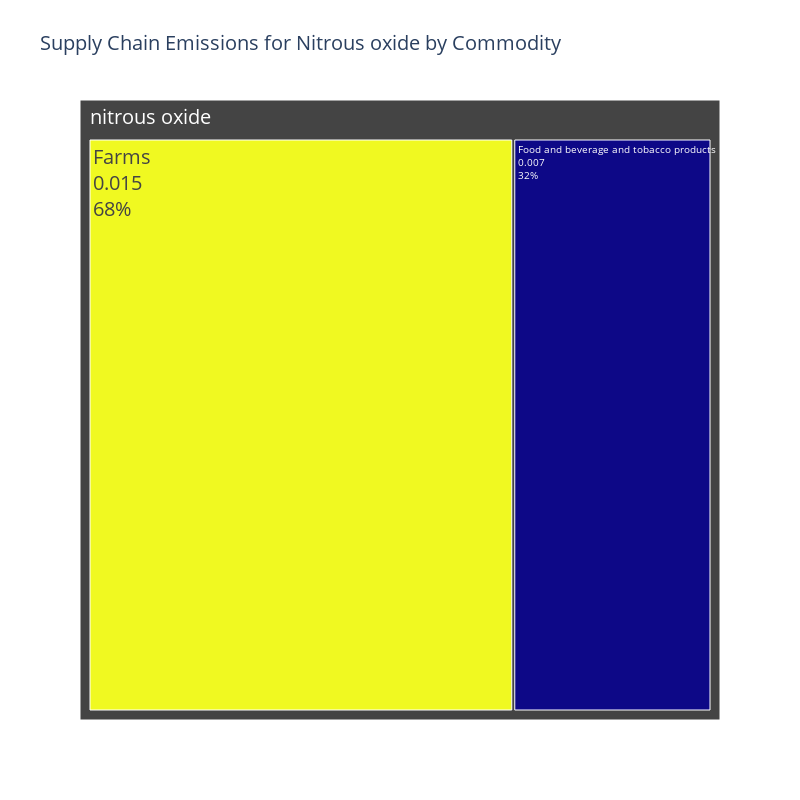

Notebook cell for this chart:
### Code cell
plot_treemap_for_substance('nitrous oxide',substance_top_comm)

### Figure 1 — Plotly figure (JSON) as saved in the notebook; plotly's stock layout.template omitted (floating-point values rounded to 4 significant figures)
{"data": [{"labels": ["Farms", "Food and beverage and tobacco products"], "marker": {"colors": [0.015, 0.007]}, "parents": ["nitrous oxide", "nitrous oxide"], "textfont": {"size": 20}, "textinfo": "label+value+percent parent", "type": "treemap", "values": [0.015, 0.007]}], "layout": {"height": 800, "title": {"font": {"size": 20}, "text": "Supply Chain Emissions for Nitrous oxide by Commodity"}, "width": 800}}
